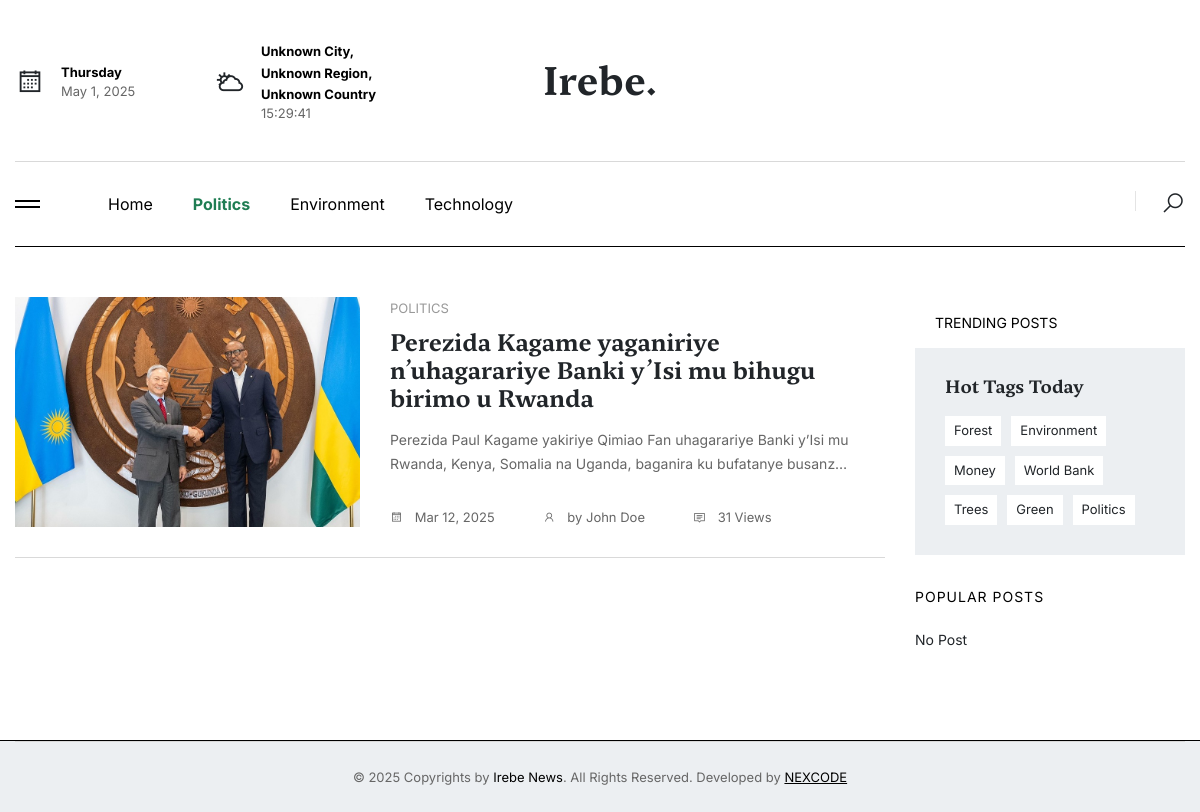
Page /category/politics/ on the committed database.
### base/models.py (models this page shows, shortened)
class Category(models.Model):
    name = models.CharField(max_length=100, unique=True)
    slug = models.SlugField(max_length=255, unique=True, blank=True)
    description = models.TextField()
    image = ProcessedImageField(
        upload_to=category_image_path,
        processors=[ResizeToFill(800, 800)],
        options={'quality': 90},
        null=True,
        blank=True,
    )
    created_at = models.DateTimeField(auto_now_add=True)
    updated_at = models.DateTimeField(auto_now=True)
    class Meta:
        verbose_name_plural = "Categories"

class Article(models.Model):
    title = models.CharField(max_length=255)
    slug = models.SlugField(unique=True, blank=True, max_length=255)
    content = RichTextField()  # Use RichTextField from CKEditor instead of TextField
    author = models.ForeignKey(settings.AUTH_USER_MODEL, on_delete=models.CASCADE)  # Updated to reference custom user model
    category = models.ForeignKey(Category, on_delete=models.SET_NULL, null=True, blank=True)
    tags = models.ManyToManyField(Tag, related_name='articles')
    published_at = models.DateTimeField(auto_now_add=True)
    updated_at = models.DateTimeField(auto_now=True)
    status = models.CharField(max_length=20, choices=[('draft', 'Draft'), ('published', 'Published')], default='draft')
    language = models.CharField(max_length=50, default='en')
    views = models.PositiveIntegerField(default=0)
    created_at = models.DateTimeField(default=timezone.now)
    updated_at = models.DateTimeField(auto_now=True)
    video_url = models.URLField(null=True, blank=True)
    sponsored = models.BooleanField(default=False)
    sponsored_link = models.URLField(null=True, blank=True)
    class Meta:
        verbose_name_plural = "Articles"

class ArticleImage(models.Model):
    article = models.ForeignKey(Article, on_delete=models.CASCADE)
    image = ProcessedImageField(
        upload_to=article_image_path,
        processors=[ResizeToFill(1080, 600)],
        options={'quality': 90},
        null=True,
        blank=True,
    )
    caption = models.CharField(max_length=255, null=True, blank=True)
    def image_preview(self):
        """Display a thumbnail of the article image in the list view."""
        if self.image:
            return format_html('<img src="{}" width="50" height="50" />', self.image.url)
        return "No image"
    image_preview.short_description = "Image Preview"
    class Meta:
        verbose_name_plural = "Article Images"

class Tag(models.Model):
    name = models.CharField(max_length=100, unique=True)
    slug = models.SlugField(unique=True, blank=True)
    class Meta:
        verbose_name_plural = "Tags"

### account/models.py (models this page shows, shortened)
class User(AbstractBaseUser, PermissionsMixin):
    ROLE_CHOICES = (
        ('admin', 'Admin'),
        ('editor', 'Editor'),
        ('journalist', 'Journalist'),
        ('guest', 'Guest'),
    )
    email = models.EmailField(unique=True)
    name = models.CharField(max_length=255)
    phone_number = models.CharField(max_length=15, unique=True)
    image = ProcessedImageField(
        upload_to=user_image_path,
        processors=[ResizeToFill(720, 720)],
        format='JPEG',
        options={'quality': 90},
        null=True,
        blank=True,
    )
    role = models.CharField(max_length=30, choices=ROLE_CHOICES, default='guest')
    slug = models.SlugField(unique=True, max_length=255, null=True, blank=True)
    username = models.CharField(max_length=255, unique=True, null=True, blank=True)
    added_by = models.ForeignKey('self', on_delete=models.CASCADE, null=True, blank=True, related_name='added_users')
    is_active = models.BooleanField(default=True)
    is_staff = models.BooleanField(default=False)
    created_at = models.DateTimeField(default=timezone.now)
    updated_at = models.DateTimeField(auto_now=True)
    objects = CustomUserManager()
    USERNAME_FIELD = 'email'
    REQUIRED_FIELDS = ['name', 'phone_number']

### base/views.py (the view)
# urls.py: path('category/<slug:category_slug>/', showCategoryArticles, name='showCategoryArticles'),
def showCategoryArticles(request, category_slug):
    categories = Category.objects.all()
    category = get_object_or_404(Category, slug=category_slug)
    articles = Article.objects.filter(category=category, status='published').order_by('-created_at')
    timeThreshold = timezone.now() - timedelta(hours=24)
    weekTimeThreshold = timezone.now() - timedelta(days=7)
    topArticle = Article.objects.filter(category=category, status='published', created_at__gte=timeThreshold)\
                                .order_by('-views').first()
    mostViewedWeeklyArticle = Article.objects.filter(category=category, status='published', created_at__gte=weekTimeThreshold)\
                                             .order_by('-views').first()
    if mostViewedWeeklyArticle:
        mostViewedWeeklyArticles = Article.objects.filter(category=category, status='published', created_at__gte=weekTimeThreshold)\
                                                  .exclude(id=mostViewedWeeklyArticle.id)\
                                                  .order_by('-views')[:3]
    else:
        mostViewedWeeklyArticles = Article.objects.filter(category=category, status='published', created_at__gte=weekTimeThreshold)\
                                                  .order_by('-views')[:3]
    tags = Tag.objects.all().order_by('?')
    sponsoredArticles = Article.objects.filter(category=category, status='published', sponsored=True).order_by('-created_at')
    sponsoredArticleRecent2 = None
    if sponsoredArticles.exists():
        firstSponsored = sponsoredArticles.first()
        sponsoredArticleRecent2 = sponsoredArticles.exclude(id=firstSponsored.id).first()
    context = {
        'categories': categories,
        'category': category,
        'articles': articles,
        'topArticle': topArticle,
        'mostViewedWeeklyArticle': mostViewedWeeklyArticle,
        'mostViewedWeeklyArticles': mostViewedWeeklyArticles,
        'tags': tags,
        'sponsoredArticleRecent2': sponsoredArticleRecent2,
    }
    return render(request, 'pages/category_articles.html', context)

### templates/pages/category_articles.html (shortened to what this page needs)
{% extends 'layouts/app.html' %}
{% load static %}
{% load humanize %}
{% block content %}
<section class="tc-popular-posts-blog">
    <div class="container">
        <div class="content-widgets pt-50 pb-50">
            <div class="row">
                <div class="col-lg-9">
                    <div class="tc-post-list-style3">
                        <div class="items">
                            {% for article in articles %}
                                <div class="item">
                                    <div class="row">
                                        <div class="col-lg-5">
                                            <div class="img th-230 img-cover overflow-hidden">
                                                {% with articleImage=article.articleimage_set.first %}
                                                    {% if articleImage %}
                                                        <img src="{{ articleImage.image.url }}" alt="{{ articleImage.caption }}">
                                                    {% else %}
                                                        <img src="https://upload.wikimedia.org/wikipedia/commons/d/d1/Image_not_available.png" alt="Default Image">
                                                    {% endif %}
                                                {% endwith %}
                                            </div>
                                        </div>
                                        <div class="col-lg-7">
                                            <div class="content mt-20 mt-lg-0">
                                                {% if article.category %}
                                                    <a href="{% url 'base:showCategoryArticles' article.category.slug %}" class="color-999 fsz-13px text-uppercase mb-10">
                                                        {{ article.category.name }}
                                                    </a>
                                                {% endif %}
                                                <h4 class="title mb-15">
                                                    <a href="{% url 'base:showArticle' article.slug %}">{{ article.title }}</a>
                                                </h4>
                                                <div class="text color-666">
                                                    {{ article.content|safe|truncatechars:140 }}
                                                </div>
                                                <div class="meta-bot fsz-13px color-666">
                                                    <ul class="d-flex">
                                                        <li class="date me-5">
                                                            <a href="#"><i class="la la-calendar me-2"></i> {{ article.created_at|date:"M d, Y" }}</a>
                                                        </li>
                                                        <li class="author me-5">
                                                            <a href="#"><i class="la la-user me-2"></i> by {{ article.author.name }}</a>
                                                        </li>
                                                        <li class="comment">
                                                            <a href="#"><i class="la la-comment me-2"></i> {{ article.views }} Views</a>
                                                        </li>
                                                    </ul>
                                                </div>
                                            </div>
                                        </div>
                                    </div>
                                </div>
                            {% empty %}
                                No Post
                            {% endfor %}
                        </div>
                    </div>
                </div>
                <div class="col-lg-3">
                    <div class="tc-post-list-style1">
                        <div class="tc-post-title-style1">
                            <a href="#"> trending posts </a>
                        </div>
                    </div>
                    <div class="tc-side-widgets">
                        <div class="tc-widget-tags-style2">
                            <h5 class="wid-title-style2"> Hot Tags Today </h5>
                            <div class="tags-content">
                                {% for tag in tags %}
                                    <a href="{% url 'base:showTagArticles' tag.slug %}">
                                        {{ tag.name }}
                                    </a>
                                {% empty %}
                                    No Post
                                {% endfor %}
                            </div>
                        </div>
                        <div class="tc-widget-popular-style1">
                            <p class="color-000 text-uppercase mb-20 ltspc-1"> popular posts </p>
                            <div class="tc-widget-popular-list">
                                {% for article in mostViewedWeeklyArticles %}
                                    <a href="{% url 'base:showArticle' article.slug  %}" class="item">
                                        <div class="img img-cover">
                                            {% with articleImage=article.articleimage_set.first %}
                                                {% if articleImage %}
                                                    <img src="{{ articleImage.image.url }}" alt="{{ articleImage.caption }}">
                                                {% else %}
                                                    <img src="https://upload.wikimedia.org/wikipedia/commons/d/d1/Image_not_available.png" alt="Default Image">
                                                {% endif %}
                                            {% endwith %}
                                        </div>
                                        <div class="info">
                                            <h6 class="title">
                                                {{ article.title }}
                                            </h6>
                                        </div>
                                    </a>
                                {% empty %}
                                    No Post
                                {% endfor %}
                            </div>
                        </div>
                    </div>
                </div>
            </div>
        </div>
    </div>
</section>
{% endblock %}

### templates/components/navbar.html (shortened to what this page needs)
{% load static %}
<div class="navbar-container">
    <div class="container">
        <div class="top-navbar style-1">
            <div class="container p-0">
                <div class="row align-items-center">
                    <div class="col-lg-4">
                        <div class="date-weather mb-3 mb-lg-0">
                            <div class="row align-items-center">
                                <div class="col-6">
                                    <div class="item">
                                        <div class="icon me-3 pt-1">
                                            <i class="la la-calendar"></i>
                                        </div>
                                        <div class="inf" id="current-date"></div>
                                    </div>
                                </div>
                                <div class="col-6">
                                    <div class="item">
                                        <div class="icon me-3 pt-1">
                                            <i class="la la-cloud-sun"></i>
                                        </div>
                                        <div class="inf" id="location-info"></div>
                                    </div>
                                </div>
                            </div>
                        </div>
                    </div>
                    <div class="col-lg-4 text-center">
                        <a href="{% url 'base:home' %}" class="logo-brand d-none d-lg-block">
                            <h1>Irebe.</h1>
                        </a>
                    </div>
                </div>
            </div>
        </div>
        <nav class="navbar navbar-expand-lg navbar-light style-1">
            <div class="container p-0">
                <div class="mob-nav-toggles d-flex align-items-center justify-content-between">
                    <button class="navbarList-icon me-lg-5" data-bs-toggle="offcanvas" href="#offcanvasExample"
                        role="button" aria-controls="offcanvasExample">
                        <span></span><span></span>
                    </button>
                </div>
                <div class="collapse navbar-collapse" id="navbarSupportedContent">
                    <ul class="navbar-nav me-auto mb-2 mb-lg-0">
                        <li class="nav-item">
                            <a
                                href="{% url 'base:home' %}"
                                class="nav-link {% if request.resolver_match.url_name == 'home' %}active fw-bold{% endif %}"
                            >
                                Home
                            </a>
                        </li>
                        {% for category in categories|slice:":8" %}
                        <li class="nav-item">
                            <a
                                href="{% url 'base:showCategoryArticles' category.slug %}"
                                class="nav-link {% if request.resolver_match.url_name == 'showCategoryArticles' and request.resolver_match.kwargs.category_slug == category.slug %}active fw-bold{% endif %}"
                            >
                                {{ category.name }}
                            </a>
                        </li>
                        {% endfor %}
                    </ul>
                    <div class="nav-side">
                        <a href="#" class="icon-link search-btn-style1">
                            <i class="la la-search fs-4 sOpen-btn"></i>
                        </a>
                    </div>
                </div>
            </div>
        </nav>
    </div>
</div>

### rows in the picture
Category: name "Politics"
Category: name "Environment"
Category: name "Technology"
Article: articleimage_set.first.image (picture), category.name "POLITICS", title "Perezida Kagame yaganiriye n’uhagarariye Banki y’Isi mu bihugu birimo u Rwanda", content "Perezida Paul Kagame yakiriye Qimiao Fan uhagarariye Banki y’Isi mu Rwanda, Kenya, Somalia na Uganda, baganira ku bufatanye busanz…", created_at "Mar 12, 2025", author.name "John Doe", views "31"
Tag: name "Forest"
Tag: name "Environment"
Tag: name "Money"
Tag: name "World Bank"
Tag: name "Trees"
Tag: name "Green"
Tag: name "Politics"
